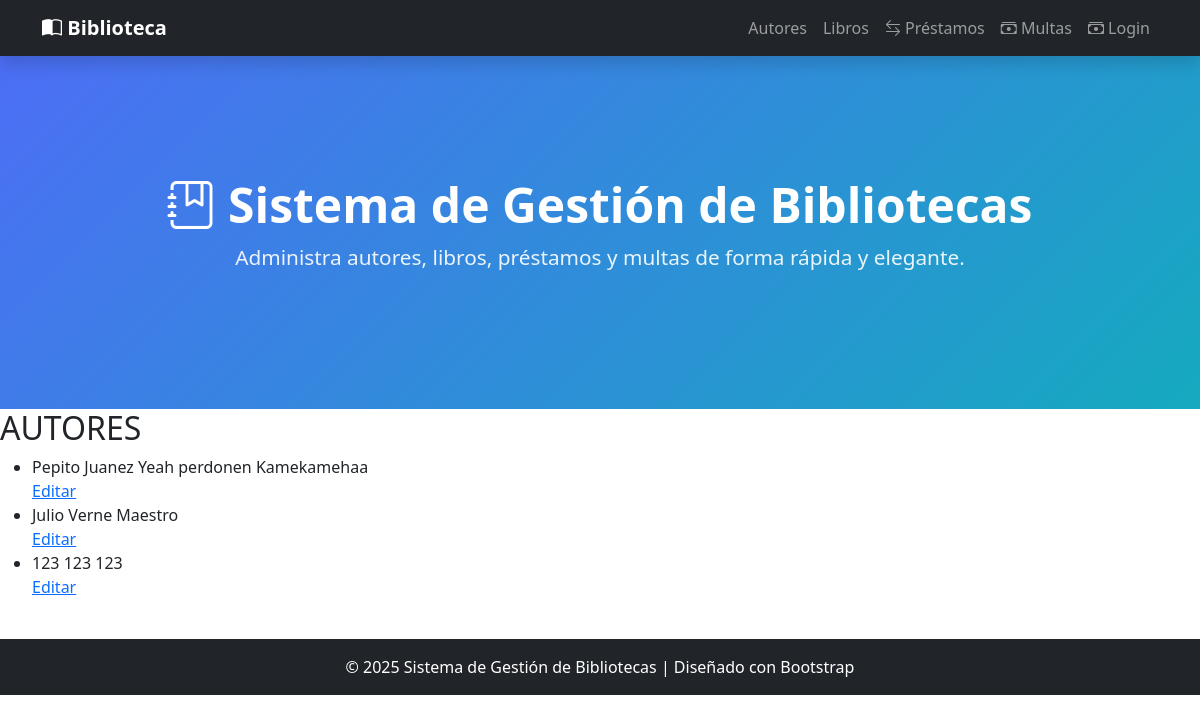
The app's page /autores/, older data.
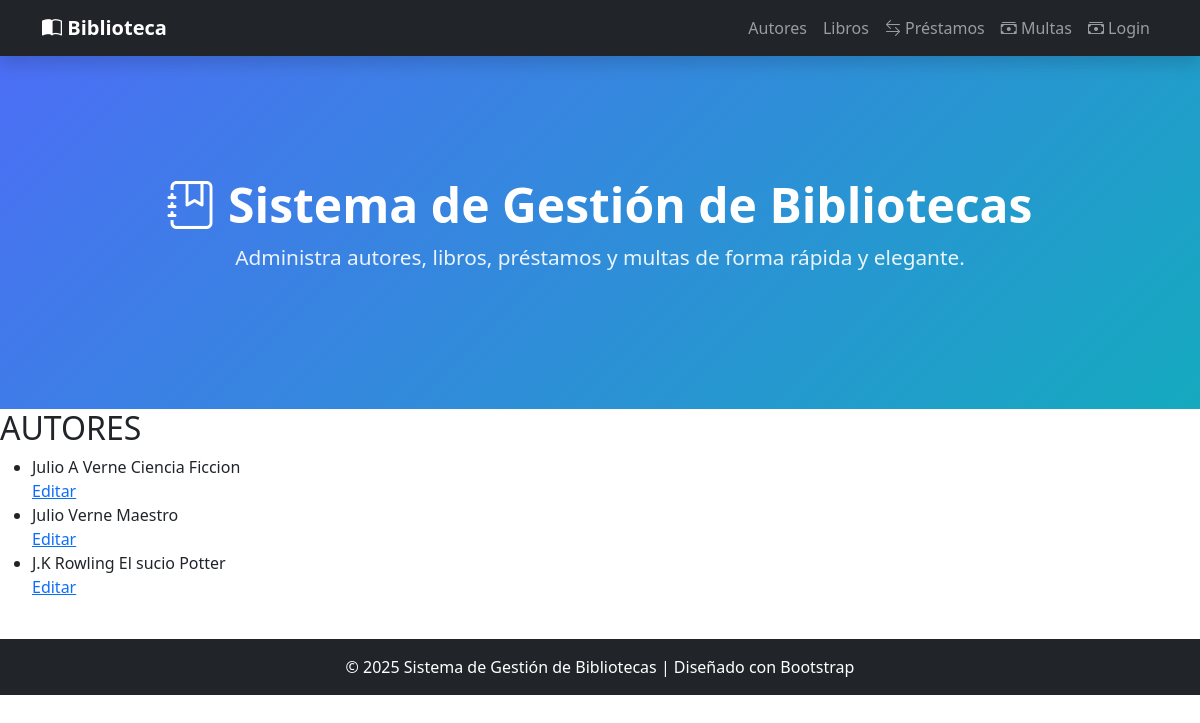
The same page, newer data.
### gestion/models.py (models this page shows, shortened)
class Autor(models.Model):
    nombre = models.CharField(max_length=50)
    apellido = models.CharField(max_length=50)
    bibliografia = models.CharField(max_length=200,blank=True, null=True)

### gestion/views.py (the view)
# urls.py: path('autores/',lista_autores, name="lista_autores"),
def lista_autores(request):
    autores = Autor.objects.all() #Devuelve toda la lista
    return render(request, 'gestion/templates/autores.html',{'autores':autores})

### gestion/templates/autores.html
{% extends "index.html" %}
{% block contenido %}
<h2> AUTORES </h2>
<ul> {% for autor in autores%}
    <li>
        <td>{{ autor.nombre }}
        </td>
        <td>
            {{ autor.apellido }}
        </td>
        <td>{{ autor.bibliografia }}
        </td>
    </li>
    <td>
        <a href="{% url 'editar_autores' autor.id%}"> Editar </a>
    </td>
    {% endfor %}
</ul>
{% endblock %}

### gestion/templates/index.html (shortened to what this page needs)
<!DOCTYPE html>
<html lang="es">
<head>
    <link href="https://cdn.jsdelivr.net/npm/bootstrap@5.3.2/dist/css/bootstrap.min.css" rel="stylesheet">
    <link href="https://cdn.jsdelivr.net/npm/bootstrap-icons@1.11.1/font/bootstrap-icons.css" rel="stylesheet">
<nav class="navbar navbar-expand-lg navbar-dark bg-dark shadow">
    <div class="container">
        <a class="navbar-brand fw-bold" href="#">
            <i class="bi bi-book-half"></i> Biblioteca
        </a>
        <div class="collapse navbar-collapse" id="navbarMenu">
            <ul class="navbar-nav ms-auto">
                <li class="nav-item"><a class="nav-link" href="{%url 'lista_autores' %}"> Autores</a></li>
                <li class="nav-item"><a class="nav-link" href="{%url 'lista_libros' %}"> Libros</a></li>
                <li class="nav-item"><a class="nav-link" href="{%url 'lista_prestamo' %}"><i class="bi bi-arrow-left-right"></i> Préstamos</a></li>
                <li class="nav-item"><a class="nav-link" href="{%url 'lista_multa' %}"><i class="bi bi-cash-stack"></i> Multas</a></li>
                {%if not user.is_authenticated%}
                <li class="nav-item"><a class="nav-link" href="{%url 'login' %}"><i class="bi bi-cash-stack"></i> Login </a></li>
                {%endif%}
            </ul>
        </div>
    </div>
</nav>
<section class="hero">
    <h1><i class="bi bi-journal-bookmark"></i> Sistema de Gestión de Bibliotecas</h1>
    <p>Administra autores, libros, préstamos y multas de forma rápida y elegante.</p>
</section>
</head>
{% block contenido %}
{% endblock %}
<footer class="bg-dark text-white text-center py-3">
    <p class="m-0">© 2025 Sistema de Gestión de Bibliotecas | Diseñado con Bootstrap</p>
</footer>
</html>

### gestion/templates/index.html (style rules this page uses)
.hero { background: linear-gradient(135deg, #4c6ef5, #15aabf); color: white; padding: 120px 20px; text-align: center; }
.hero h1 { font-size: 3rem; font-weight: 700; }
.hero p { font-size: 1.3rem; opacity: 0.9; }

Row changes from the older to the newer data that the page shows:
removed Autor: nombre "Pepito", apellido "Juanez", bibliografia "Yeah perdonen Kamekamehaa"
removed Autor: nombre "123", apellido "123", bibliografia "123"
added Autor: nombre "Julio A", apellido "Verne", bibliografia "Ciencia Ficcion"
added Autor: nombre "J.K", apellido "Rowling", bibliografia "El sucio Potter"
